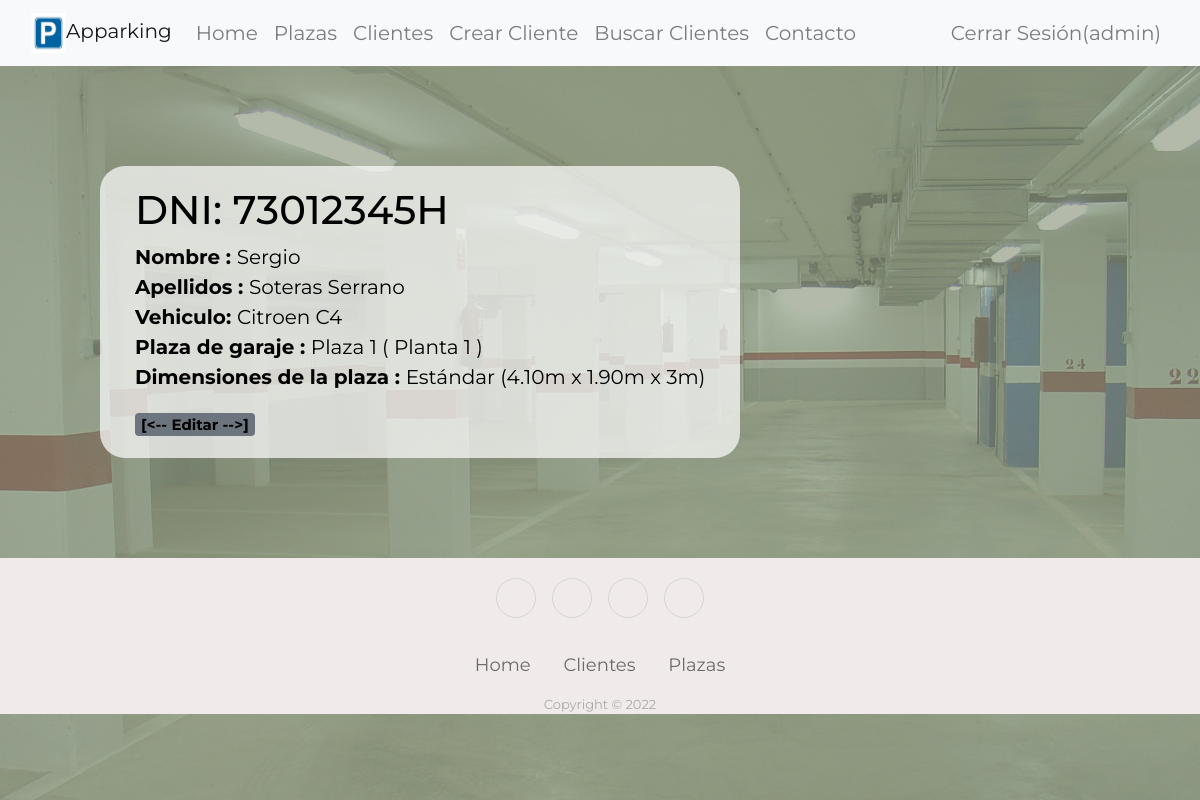
The page /parking/cliente/73012345H (signed in) on the database its author committed.
### parking/models.py (models this page shows, shortened)
class Cliente(models.Model):
    dni = models.CharField(primary_key=True, max_length=9)
    nombre = models.CharField(max_length=30)
    apellidos = models.CharField(max_length=100)
    vehiculo = models.CharField(max_length=100)
    plaza = models.ForeignKey(Plaza, on_delete=models.RESTRICT,unique=True,null=True,blank=True)
    class Meta:
        pass

class Plaza(models.Model):
    planta = models.IntegerField(blank=False,null=False)
    numero = models.IntegerField(blank=False,null=False)
    dimensiones = models.ForeignKey(Dimensiones, on_delete=models.RESTRICT,null=True,blank=True)
    def __str__(self):
        return f'Plaza {self.numero} ( Planta {self.planta} )'
    class Meta:
        pass

class Dimensiones(models.Model):
    tipo = models.CharField(primary_key=True, max_length=8)
    altura = models.IntegerField(blank=False,null=False)
    anchura = models.DecimalField(max_digits=3,decimal_places=2,blank=False,null=False)
    largura = models.DecimalField(max_digits=3,decimal_places=2,blank=False,null=False)
    def __str__(self):
        return f'{self.tipo} ({self.largura}m x {self.anchura}m x {self.altura}m)'
    class Meta:
        pass

### parking/views.py (the view)
# urls.py: path('cliente/<str:pk>', ClienteDetailView.as_view(), name='info_cliente'),
class ClienteDetailView(LoginRequiredMixin,generic.DetailView):
    model = Cliente

### parking/templates/parking/cliente_detail.html (shortened to what this page needs)
{% extends "base.html" %}
{% block content %}
{% if user.username == 'admin' %}
  <h1>DNI: {{cliente.dni}}</h1>
{% else %}
<span class="badge bg-warning"><h3>Por motivos de seguridad y de protección de datos se ha ocultado el DNI.</h3></span>
{% endif %}
  <p><b>Nombre : </b>{{cliente.nombre}}
  <br><b>Apellidos : </b> {{cliente.apellidos}}
  <br><b>Vehiculo: </b> {{cliente.vehiculo}}
{% if cliente.plaza == None %}
  <br><b>Plaza de garaje :</b> No tiene plaza
{% else %}
  <br><b>Plaza de garaje : </b>{{cliente.plaza}}
  <br><b>Dimensiones de la plaza : </b>{{cliente.plaza.dimensiones}}</p>
  {% if user.username == 'admin' %}
  <span class="badge bg-secondary"><a href={% url 'modificar_cliente' cliente.dni %}> [<-- Editar -->] </a></span>
  {% endif %}
{% endif %}
{% endblock %}

### parking/templates/base.html (shortened to what this page needs)
<!DOCTYPE html>
<html lang="es">
<head>
  <link rel="stylesheet" href="https://cdnjs.cloudflare.com/ajax/libs/twitter-bootstrap/4.1.3/css/bootstrap.min.css">
  <link rel="stylesheet" href="https://cdnjs.cloudflare.com/ajax/libs/ionicons/2.0.1/css/ionicons.min.css">
  <link rel="stylesheet" href="https://cdn.jsdelivr.net/npm/bootstrap@4.5.3/dist/css/bootstrap.min.css"
 />
  <link rel="stylesheet" href="https://cdnjs.cloudflare.com/ajax/libs/animate.css/4.1.1/animate.min.css" />
  {% load static %}
  <link rel="stylesheet" href="{% static 'css/styles.css' %}" />
</head>
<body>
  <div id="fondo"></div>
  <nav class="navbar navbar-expand-lg navbar-light bg-light">
    <div class="container-fluid">
      <a class="navbar-brand" href="{%url 'indice' %}"><img src="{% static 'imagenes/icono.jpg' %}"
          style="height: 40px;width: 35px;" />Apparking</a>
      <div class="collapse navbar-collapse" id="navbarSupportedContent">
        <ul class="navbar-nav me-auto mb-2 mb-lg-0">
          <li class="nav-item">
            <a class="nav-link" href="{%url 'indice' %}">Home</a>
          </li>
            <a class="nav-link" href="{%url 'listado_plazas' %}">Plazas</a>
          <li class="nav-item">
            <a class="nav-link" href="{% url 'listado_clientes' %}">Clientes</a>
          </li>
          {% if user.username == 'admin' %}
          <li class="nav-item">
            <a class="nav-link" href="{% url 'crear_cliente' %}">Crear Cliente</a>
          </li>
          {% endif %}
          <li class="nav-item">
            <a class="nav-link" href="{% url 'buscaclientes'%}">Buscar Clientes</a>
          </li>
          <li class="nav-item">
            <a class="nav-link" href="{%url 'contacto' %}">Contacto</a>
          </li>
        </ul>
        <ul class="navbar-nav ml-auto">
          {% if user.is_authenticated %}
          <li class="nav-item">
            <a class="nav-link" href="{% url 'logout'%}">Cerrar Sesión({{user.username}})</a>
          </li>
          {% endif %}
        </ul>
      </div>
    </div>
  </nav>
  <div class="contenido">
    <div class="panel">
      <div class="col-sm-12">
        {% block content %}{% endblock %}
      </div>
    </div>
  </div>
  <div class="footer-basic">
    <footer>
      <div class="social"><a href="https://www.instagram.com"></a><a
          href="https://www.snapchat.com/"></a><a href="https://twitter.com/"></a><a href="https://www.facebook.com/"></a></div>
      <ul class="list-inline">
        <li class="list-inline-item"><a href="{%url 'indice' %}">Home</a></li>
        <li class="list-inline-item"><a href="{% url 'listado_clientes' %}">Clientes</a></li>
        <li class="list-inline-item"><a href="{%url 'listado_plazas' %}">Plazas</a></li>
      </ul>
      <p class="copyright">Copyright © 2022</p>
    </footer>
  </div>
</body>
</html>

### parking/static/css/styles.css (style rules this page uses)
html { height: 100%; width: 100%; }
body { color: rgb(0, 0, 0); font-size: 20px; font-family: 'Montserrat', sans-serif; background-color: rgb(147, 157, 133); }
a { color: black; }
.footer-basic { background-color: rgb(240, 234, 234); color: #4b4c4d; width: 100%; position: static; clear: both; }
.footer-basic ul { padding: 0; list-style: none; text-align: center; font-size: 18px; line-height: 1.6; margin-bottom: 0; }
.footer-basic li { padding: 0 10px; }
.footer-basic ul a { color: inherit; text-decoration: none; opacity: 0.8; }
.footer-basic .social { text-align: center; padding-bottom: 25px; }
.social { padding-top: 1em; }
.footer-basic .social>a { font-size: 24px; width: 40px; height: 40px; line-height: 40px; display: inline-block; text-align: center; border-radius: 50%; border: 1px solid #ccc; margin: 0 8px; color: inherit; opacity: 0.75; }
.footer-basic .copyright { margin-top: 15px; text-align: center; font-size: 13px; color: #aaa; margin-bottom: 0; }
#fondo { width: 100%; height: 100%; position: absolute; top: 0px; left: 0px; background-image: url('../imagenes/garaje.jpg'); background-size: cover; background-position: center; opacity: 0.3; z-index: -1; }
.panel { background-color: rgba(255, 255, 255, 0.7); border-radius: 25px; min-height: 50%; margin: 5em; padding: 1em; height: auto; width: fit-content; }
.contenido { height: 100%; min-height: 50%; }

### rows shown on the page
Cliente: dni "73012345H", nombre "Sergio", apellidos "Soteras Serrano", vehiculo "Citroen C4", plaza "Plaza 1 ( Planta 1 )", plaza.dimensiones "Estándar (4.10m x 1.90m x 3m)"

### other values the page prints
{{ user.username }} "admin"
